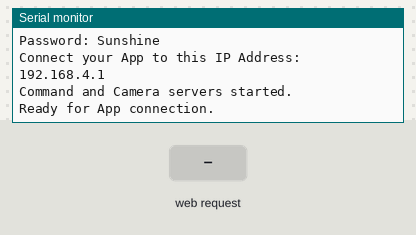
A sketch run on a simulated ESP32. Shown: the last lines printed to the serial monitor. The test bench sets the inputs (shaded band). WiFi joins after 1.5 s; servers stay silent unless stated; the camera gives no picture.

Above: at 1.5 s.
1.6 s: HTTP request GET /CMD_VIDEO received
At 2.1 s:
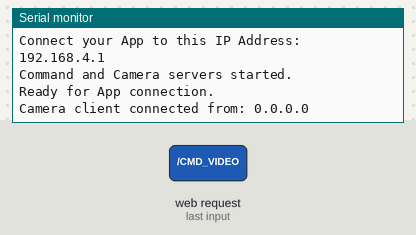
3.1 s: HTTP request GET /CMD_VIDEO received
At 4.1 s:
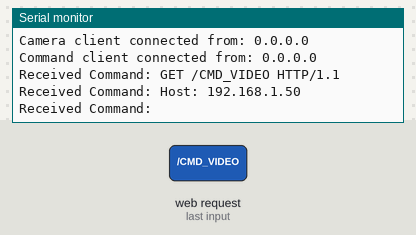

Measured:
- after the input at 1.6 s, the serial monitor: prints a new line at once (image 1)
- after the input at 3.1 s, the serial monitor: prints a new line at once (image 2)

The sketch:

06.2_WiFi_Cam_TcpServer.ino
```cpp
/**********************************************************************
  Filename    : Camera Tcp Serrver
  Product     : Freenove 4WD Car for ESP32
  Auther      : www.freenove.com
  Modification: 2025/09/29
**********************************************************************/

#include <WiFi.h>
#include <WiFiClient.h>
#include <WiFiAP.h>

#include "camera_pins.h"

// ============== Mode selection ==============
// MODE_AP
// MODE_STA
#define WIFI_MODE MODE_AP
// ============================================

// --- AP ---
const char* ssid_AP          = "Sunshine";      // ESP32 turns on an AP and calls it Sunshine
const char* password_AP      = "Sunshine";      // Set your AP password for ESP32 to Sunshine

// --- STA ---
const char* ssid_Router      = "********";      // Modify according to your router name
const char* password_Router  = "********";   // Modify according to your router password

bool videoFlag = false;

// framesize_t frame_size = FRAMESIZE_VGA;     //640*480
framesize_t frame_size = FRAMESIZE_CIF;     //400*296
// framesize_t frame_size = FRAMESIZE_HQVGA;   //320*240
// framesize_t frame_size = FRAMESIZE_HQVGA;   //240*176
// framesize_t frame_size = FRAMESIZE_QCIF;    //176*144
// framesize_t frame_size = FRAMESIZE_QQVGA2;  //128*160
// framesize_t frame_size = FRAMESIZE_QQVGA;   //160*120

WiFiServer server_Cmd(4000);
WiFiServer server_Camera(7000);

void setup() {
  Serial.begin(115200);
  Serial.println("Starting Camera Stream Application (Switchable Mode)...");

  if (!cameraSetup()) {
    Serial.println("Camera Init Failed. Halting.");
    while (true) { delay(1000); }
  }

  // Initialize based on the selected mode
  if (WIFI_MODE == MODE_AP) {
    WiFi_Setup_AP();
  } else if (WIFI_MODE == MODE_STA) {
    WiFi_Setup_STA();
  } else {
    Serial.println("!!! ERROR: Invalid WIFI_MODE defined. Halting. !!!");
    Serial.println("Please set WIFI_MODE to either MODE_AP or MODE_STA.");
    while(true);
  }

  server_Cmd.begin();
  server_Camera.begin();
  Serial.println("\nCommand and Camera servers started.");
  Serial.println("Ready for App connection.");

  xTaskCreateUniversal(
    loopTask_Camera, "loopTask_Camera", 8192, NULL, 1, NULL, 0
  );
}

void loop() {
  WiFiClient client = server_Cmd.accept();

  if (client) {
    Serial.printf("Command client connected from: %s\n", client.remoteIP().toString().c_str());
    while (client.connected()) {
      if (client.available()) {
        String command = client.readStringUntil('\n');
        command.trim();

        Serial.print("Received Command: ");
        Serial.println(command);

        if (command.startsWith("CMD_VIDEO")) {
          int separatorIndex = command.indexOf('#');
          if (separatorIndex > 0) {
            String param = command.substring(separatorIndex + 1);
            videoFlag = (param.toInt() == 1);
            if(videoFlag) Serial.println("Video stream STARTED.");
            else Serial.println("Video stream STOPPED.");
          }
        }
      }
      delay(10);
    }
    client.stop();
    Serial.println("Command client disconnected.");
    videoFlag = false;
  }
}

/**
 * @brief Initialize camera
 */

bool cameraSetup(void) {
  camera_config_t config;
  config.ledc_channel = LEDC_CHANNEL_1;
  config.ledc_timer = LEDC_TIMER_1;
  config.pin_d0 = Y2_GPIO_NUM;
  config.pin_d1 = Y3_GPIO_NUM;
  config.pin_d2 = Y4_GPIO_NUM;
  config.pin_d3 = Y5_GPIO_NUM;
  config.pin_d4 = Y6_GPIO_NUM;
  config.pin_d5 = Y7_GPIO_NUM;
  config.pin_d6 = Y8_GPIO_NUM;
  config.pin_d7 = Y9_GPIO_NUM;
  config.pin_xclk = XCLK_GPIO_NUM;
  config.pin_pclk = PCLK_GPIO_NUM;
  config.pin_vsync = VSYNC_GPIO_NUM;
  config.pin_href = HREF_GPIO_NUM;
  config.pin_sccb_sda = SIOD_GPIO_NUM;
  config.pin_sccb_scl = SIOC_GPIO_NUM;
  config.pin_pwdn = PWDN_GPIO_NUM;
  config.pin_reset = RESET_GPIO_NUM;
  config.xclk_freq_hz = 10000000;
  config.pixel_format = PIXFORMAT_JPEG;
  config.frame_size = frame_size;
  config.jpeg_quality = 10;
  config.fb_count = 1;

  // camera init
  esp_err_t err = esp_camera_init(&config);
  if (err != ESP_OK) {
    Serial.printf("Camera init failed with error 0x%x\n", err);
    return false;
  }
  Serial.println("Camera initialization complete!");
  return true;
}

/**
 * @brief Initialize and start ESP32 WiFi in AP mode
 */
void WiFi_Setup_AP(void) {
  Serial.println("\nConfiguring WiFi in AP (Hotspot) Mode...");
  WiFi.disconnect(true);
  WiFi.mode(WIFI_AP);
  WiFi.softAP(ssid_AP, password_AP);

  Serial.println("--- WiFi AP Started ---");
  Serial.print("SSID: "); Serial.println(ssid_AP);
  Serial.print("Password: "); Serial.println(password_AP);
  Serial.print("Connect your App to this IP Address: "); Serial.println(WiFi.softAPIP());
}

/**
 * @brief Initialize and start ESP32 WiFi in STA mode
 */
void WiFi_Setup_STA(void) {
  Serial.println("\nConfiguring WiFi in STA (Router Connection) Mode...");
  WiFi.disconnect(true);
  WiFi.mode(WIFI_STA);
  WiFi.begin(ssid_Router, password_Router);

  Serial.printf("Attempting to connect to router: %s\n", ssid_Router);
  int timeout = 20;
  while (WiFi.status() != WL_CONNECTED && timeout > 0) {
    Serial.print(".");
    delay(500);
    timeout--;
  }

  if (WiFi.status() == WL_CONNECTED) {
    Serial.println("\n--- WiFi STA Connected ---");
    Serial.print("Connected successfully to router!");
    Serial.print("Connect your App to this IP Address: "); Serial.println(WiFi.localIP());
  } else {
    Serial.println("\n!!! FAILED to connect to router. !!!");
    Serial.println("Please check your ssid_Router and password_Router settings.");
    Serial.println("Halting execution.");
    while(true);
  }
}

void loopTask_Camera(void *pvParameters) {
  while (1) {
    WiFiClient client = server_Camera.accept();
    if (client) {
      Serial.printf("Camera client connected from: %s\n", client.remoteIP().toString().c_str());

      while (client.connected()) {
        if (videoFlag) {
          camera_fb_t* fb = esp_camera_fb_get();
          if (fb != NULL) {
            uint8_t slen[4];
            slen[0] = fb->len >> 0; slen[1] = fb->len >> 8;
            slen[2] = fb->len >> 16; slen[3] = fb->len >> 24;
            client.write(slen, 4);
            client.write(fb->buf, fb->len);
            esp_camera_fb_return(fb);
          } else {
            Serial.println("Failed to get frame");
          }
        } else {
            delay(100);
        }
      }
      client.stop();
      Serial.println("Camera client disconnected.");
      videoFlag = false;
    }
    delay(1);
  }
}
```

camera_pins.h
```cpp
#ifndef _CAMERA_STREAM_H
#define _CAMERA_STREAM_H

#include <Arduino.h>
#include "esp_camera.h"

#define MODE_AP  1
#define MODE_STA 2

#define CMD_VIDEO           "CMD_VIDEO"
#define INTERVAL_CHAR       '#'
#define ENTER               '\n'

#define PWDN_GPIO_NUM    -1
#define RESET_GPIO_NUM   -1
#define XCLK_GPIO_NUM    21
#define SIOD_GPIO_NUM    26
#define SIOC_GPIO_NUM    27
#define Y9_GPIO_NUM      35
#define Y8_GPIO_NUM      34
#define Y7_GPIO_NUM      39
#define Y6_GPIO_NUM      36
#define Y5_GPIO_NUM      19
#define Y4_GPIO_NUM      18
#define Y3_GPIO_NUM       5
#define Y2_GPIO_NUM       4
#define VSYNC_GPIO_NUM   25
#define HREF_GPIO_NUM    23
#define PCLK_GPIO_NUM    22

void WiFi_Setup_AP();
void WiFi_Setup_STA();

bool cameraSetup(void);
void loopTask_Camera(void *pvParameters);

#endif
```
